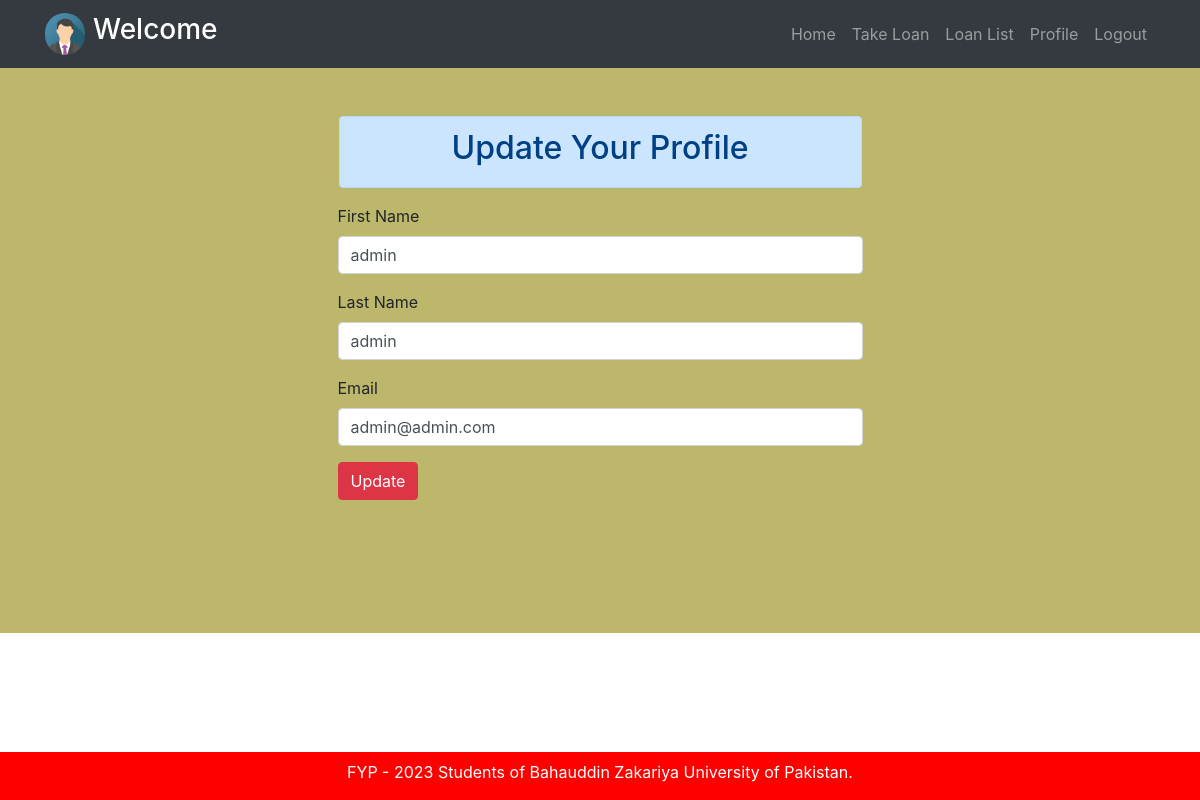
The app's page /dashboard/user_profile_update.php?user_id=1 with its own data.
### tables this page shows
CREATE TABLE `user_info` (
  `user_id` int(255) NOT NULL,
  `user_name` text NOT NULL,
  `last_name` text NOT NULL,
  `NIC` text NOT NULL,
  `contact` text NOT NULL,
  `address` text NOT NULL,
  `gender` text NOT NULL,
  `user_email` text NOT NULL,
  `user_password` text NOT NULL,
  `user_type` text NOT NULL
);

### dashboard/user_profile_update.php (the view, shortened to what this page needs)
<?php
include('../functions.php');
include('user_header.php');
    $id = $_GET['user_id'];
    $sql = "Select * from user_info where user_id=".$id;
    $result = mysqli_query($conn, $sql);
    $row = mysqli_fetch_assoc($result);
?>
<div class="container-fluid" style="background-color: darkkhaki;">
	<div class="container" style="padding-bottom:10%;">
		<div class="w-50 m-auto pt-5">
			<div class="alert alert-primary mx-3">
				<center><h2>Update Your Profile</h2></center>
			</div>
		</div>
		<form action="" method="post">
			<div class="row w-50 m-auto">
                <div class="col col-12">
                    <div class="form-group">
                        <label for="">First Name</label>
                        <input type="text" class="form-control" name="user_name" value="<?php echo $row['user_name'] ?>" required>
                    </div>
                </div>
                <div class="col col-12">
                    <div class="form-group">
                        <label for="">Last Name</label>
                        <input type="text" class="form-control" name="last_name" value="<?php echo $row['last_name'] ?>" required>
                    </div>
                </div>
                <div class="col col-12">
                    <div class="form-group">
                        <label for="">Email</label>
                        <input type="text" class="form-control" name="user_email" value="<?php echo $row['user_email'] ?>" required>
                    </div>
                </div>
                <div class="col col-12">
                    <div class="form-group">
                        <button type="submit" name="profile_update" class="btn btn-danger">Update</button>
                    </div>
                </div>
            </div>
        </form>
    </div>
</div>
<?php
include('../footer.php');
?>
</body>
</html>

### records on screen
user_info: user_name "admin", last_name "admin", user_email "admin@admin.com"
